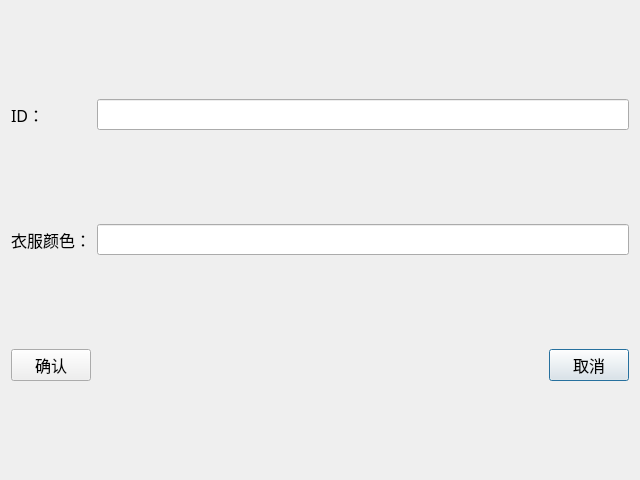
<?xml version="1.0" encoding="UTF-8"?>
<ui version="4.0">
 <class>dlgUpdateClothesOtherAttributes</class>
 <widget class="QDialog" name="dlgUpdateClothesOtherAttributes">
  <property name="geometry">
   <rect>
    <x>0</x>
    <y>0</y>
    <width>640</width>
    <height>480</height>
   </rect>
  </property>
  <property name="font">
   <font>
    <family>微软雅黑</family>
    <pointsize>12</pointsize>
   </font>
  </property>
  <property name="windowTitle">
   <string>修改衣服其他属性</string>
  </property>
  <layout class="QGridLayout" name="gridLayout">
   <item row="0" column="0">
    <widget class="QLabel" name="LbID">
     <property name="font">
      <font>
       <family>微软雅黑</family>
       <pointsize>12</pointsize>
      </font>
     </property>
     <property name="text">
      <string>ID：</string>
     </property>
    </widget>
   </item>
   <item row="2" column="2">
    <widget class="QPushButton" name="BtnCancel">
     <property name="minimumSize">
      <size>
       <width>0</width>
       <height>30</height>
      </size>
     </property>
     <property name="font">
      <font>
       <family>微软雅黑</family>
       <pointsize>12</pointsize>
      </font>
     </property>
     <property name="text">
      <string>取消</string>
     </property>
    </widget>
   </item>
   <item row="2" column="0">
    <widget class="QPushButton" name="BtnEnter">
     <property name="minimumSize">
      <size>
       <width>0</width>
       <height>30</height>
      </size>
     </property>
     <property name="font">
      <font>
       <family>微软雅黑</family>
       <pointsize>12</pointsize>
      </font>
     </property>
     <property name="text">
      <string>确认</string>
     </property>
    </widget>
   </item>
   <item row="1" column="0">
    <widget class="QLabel" name="LbText">
     <property name="font">
      <font>
       <family>微软雅黑</family>
       <pointsize>12</pointsize>
      </font>
     </property>
     <property name="text">
      <string>衣服颜色：</string>
     </property>
    </widget>
   </item>
   <item row="2" column="1">
    <spacer name="horizontalSpacer">
     <property name="font">
      <font>
       <family>微软雅黑</family>
       <pointsize>12</pointsize>
      </font>
     </property>
     <property name="orientation">
      <enum>Qt::Horizontal</enum>
     </property>
     <property name="sizeHint" stdset="0">
      <size>
       <width>40</width>
       <height>20</height>
      </size>
     </property>
    </spacer>
   </item>
   <item row="1" column="1" colspan="2">
    <widget class="QLineEdit" name="LeText">
     <property name="font">
      <font>
       <family>微软雅黑</family>
       <pointsize>12</pointsize>
      </font>
     </property>
    </widget>
   </item>
   <item row="0" column="1" colspan="2">
    <widget class="QLineEdit" name="LeID">
     <property name="font">
      <font>
       <family>微软雅黑</family>
       <pointsize>12</pointsize>
      </font>
     </property>
    </widget>
   </item>
  </layout>
 </widget>
 <resources/>
 <connections/>
</ui>
